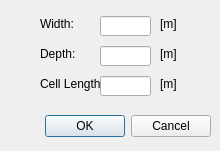
<?xml version="1.0" encoding="utf-8"?>
<ui version="4.0">
  <class>TerrainSizeInputDialog</class>
  <widget class="QDialog" name="TerrainSizeInputDialog">
    <property name="geometry">
      <rect>
        <x>0</x>
        <y>0</y>
        <width>220</width>
        <height>151</height>
      </rect>
    </property>
    <property name="windowTitle">
      <string>Dialog</string>
    </property>
    <widget class="QWidget" name="layoutWidget">
      <property name="geometry">
        <rect>
          <x>10</x>
          <y>110</y>
          <width>201</width>
          <height>33</height>
        </rect>
      </property>
      <layout class="QHBoxLayout">
        <property name="spacing">
          <number>6</number>
        </property>
        <property name="leftMargin">
          <number>0</number>
        </property>
        <property name="topMargin">
          <number>0</number>
        </property>
        <property name="rightMargin">
          <number>0</number>
        </property>
        <property name="bottomMargin">
          <number>0</number>
        </property>
        <item>
          <spacer>
            <property name="orientation">
              <enum>Qt::Horizontal</enum>
            </property>
            <property name="sizeHint" stdset="0">
              <size>
                <width>31</width>
                <height>31</height>
              </size>
            </property>
          </spacer>
        </item>
        <item>
          <widget class="QPushButton" name="okButton">
            <property name="text">
              <string>OK</string>
            </property>
          </widget>
        </item>
        <item>
          <widget class="QPushButton" name="cancelButton">
            <property name="text">
              <string>Cancel</string>
            </property>
          </widget>
        </item>
      </layout>
    </widget>
    <widget class="QLabel" name="label">
      <property name="geometry">
        <rect>
          <x>40</x>
          <y>16</y>
          <width>41</width>
          <height>16</height>
        </rect>
      </property>
      <property name="text">
        <string>Width:</string>
      </property>
    </widget>
    <widget class="QLineEdit" name="lineEditWidth">
      <property name="geometry">
        <rect>
          <x>100</x>
          <y>16</y>
          <width>51</width>
          <height>20</height>
        </rect>
      </property>
    </widget>
    <widget class="QLabel" name="label_2">
      <property name="geometry">
        <rect>
          <x>160</x>
          <y>16</y>
          <width>21</width>
          <height>16</height>
        </rect>
      </property>
      <property name="text">
        <string>[m]</string>
      </property>
    </widget>
    <widget class="QLabel" name="label_3">
      <property name="geometry">
        <rect>
          <x>40</x>
          <y>46</y>
          <width>41</width>
          <height>16</height>
        </rect>
      </property>
      <property name="text">
        <string>Depth:</string>
      </property>
    </widget>
    <widget class="QLineEdit" name="lineEditDepth">
      <property name="geometry">
        <rect>
          <x>100</x>
          <y>46</y>
          <width>51</width>
          <height>20</height>
        </rect>
      </property>
    </widget>
    <widget class="QLabel" name="label_4">
      <property name="geometry">
        <rect>
          <x>160</x>
          <y>46</y>
          <width>21</width>
          <height>16</height>
        </rect>
      </property>
      <property name="text">
        <string>[m]</string>
      </property>
    </widget>
    <widget class="QLabel" name="label_5">
      <property name="geometry">
        <rect>
          <x>40</x>
          <y>76</y>
          <width>61</width>
          <height>16</height>
        </rect>
      </property>
      <property name="text">
        <string>Cell Length:</string>
      </property>
    </widget>
    <widget class="QLineEdit" name="lineEditCellLength">
      <property name="geometry">
        <rect>
          <x>100</x>
          <y>76</y>
          <width>51</width>
          <height>20</height>
        </rect>
      </property>
    </widget>
    <widget class="QLabel" name="label_6">
      <property name="geometry">
        <rect>
          <x>160</x>
          <y>76</y>
          <width>21</width>
          <height>16</height>
        </rect>
      </property>
      <property name="text">
        <string>[m]</string>
      </property>
    </widget>
  </widget>
  <resources/>
  <connections>
    <connection>
      <sender>okButton</sender>
      <signal>clicked()</signal>
      <receiver>Dialog</receiver>
      <slot>accept()</slot>
      <hints>
        <hint type="sourcelabel">
          <x>278</x>
          <y>253</y>
        </hint>
        <hint type="destinationlabel">
          <x>96</x>
          <y>254</y>
        </hint>
      </hints>
    </connection>
    <connection>
      <sender>cancelButton</sender>
      <signal>clicked()</signal>
      <receiver>Dialog</receiver>
      <slot>reject()</slot>
      <hints>
        <hint type="sourcelabel">
          <x>369</x>
          <y>253</y>
        </hint>
        <hint type="destinationlabel">
          <x>179</x>
          <y>282</y>
        </hint>
      </hints>
    </connection>
  </connections>
</ui>
